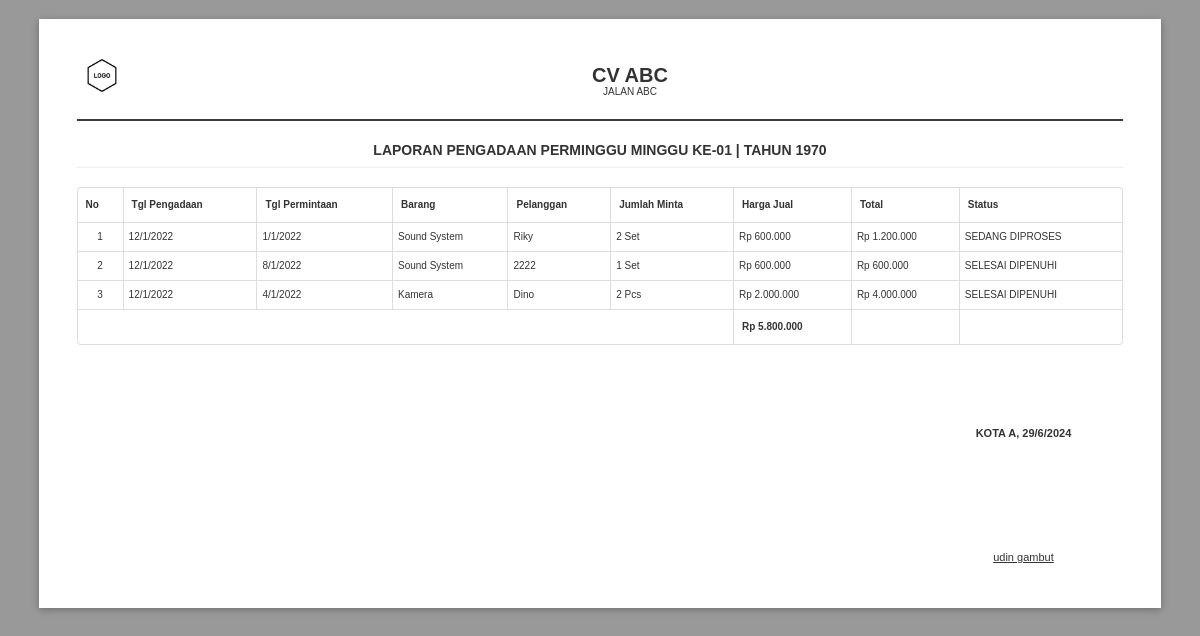
The app's page /laporan-pengadaan_perminggu.php with its own data.
### tables this page shows
CREATE TABLE `pengadaan` (
  `id` int(11) NOT NULL,
  `tgl_pengadaan` date NOT NULL,
  `permintaan_id` int(11) NOT NULL,
  `status` varchar(250) NOT NULL,
  `ket` text DEFAULT NULL,
  `foto` varchar(250) DEFAULT NULL
);

CREATE TABLE `permintaan` (
  `id` int(11) NOT NULL,
  `pelanggan_id` int(11) DEFAULT NULL,
  `barang_id` int(11) DEFAULT NULL,
  `tgl_permintaan` date DEFAULT NULL,
  `jumlah_minta` int(11) DEFAULT NULL,
  `ket` text DEFAULT NULL,
  `total_permintaan` varchar(150) DEFAULT NULL
);

CREATE TABLE `daftar_barang` (
  `id` int(11) NOT NULL,
  `nama` varchar(100) DEFAULT NULL,
  `harga_beli` varchar(50) NOT NULL,
  `harga_jual` varchar(50) DEFAULT NULL,
  `satuan` varchar(50) DEFAULT NULL
);

CREATE TABLE `pelanggan` (
  `id` int(11) NOT NULL,
  `kode` varchar(50) DEFAULT NULL,
  `nik` varchar(150) DEFAULT NULL,
  `nama` varchar(150) DEFAULT NULL,
  `alamat` text DEFAULT NULL,
  `hp` varchar(18) DEFAULT NULL,
  `username` varchar(50) DEFAULT NULL,
  `password` varchar(50) DEFAULT NULL,
  `verifikasi` enum('sudah_verifikasi','waiting','data_tidak_valid') DEFAULT NULL,
  `email` varchar(100) DEFAULT NULL,
  `tgl_daftar` date DEFAULT NULL,
  `jenkel` enum('Pria','Wanita') NOT NULL
);

CREATE TABLE `pengaturan` (
  `id` int(11) NOT NULL,
  `ttd` varchar(150) DEFAULT NULL
);

### koneksi.php (called while the page is built, shortened)
<?php
function format_tanggal($waktu)
{
    $hari_array = array(
        'Minggu',
        'Senin',
        'Selasa',
        'Rabu',
        'Kamis',
        'Jumat',
        'Sabtu'
    );
    $hr = date('w', strtotime($waktu));
    $tanggal = date('j', strtotime($waktu));
    $bulan_array = array(
        1 => 'Januari',
        2 => 'Februari',
        3 => 'Maret',
        4 => 'April',
        5 => 'Mei',
        6 => 'Juni',
        7 => 'Juli',
        8 => 'Agustus',
        9 => 'September',
        10 => 'Oktober',
        11 => 'November',
        12 => 'Desember',
    );
    $bl = date('n', strtotime($waktu));
    $tahun = date('Y', strtotime($waktu));
    return "$tanggal/$bl/$tahun";
}
function rupiah($uang) {
    $uang_dot = str_replace(".", "", $uang);
    $rupiah = number_format($uang_dot, 0, ",", ".");
    return $rupiah;
}

### laporan-pengadaan_perminggu.php (the view, shortened to what this page needs)
<!DOCTYPE html>
<html lang="en">
<head>
  <link rel="stylesheet" href="assets/dist/css/normalize.min.css">
  <link rel="stylesheet" href="assets/dist/css/paper.css">
  <link rel="stylesheet" href="assets/dist/css/bs.css">
</head>
<body class="A4 landscape">
     <?php
$week = date("Y-m-d", strtotime($_GET['tgl']));
     ?>
  <section class="sheet padding-10mm" style="height: auto;font-size: 10px;">
    <img src="assets/gambar/logo.png" style="width: 50px;float: left;margin-right: 10px;"  class="text-center">
    <h1 class="text-center" style="margin-bottom: -10px;">CV ABC</h1>
    <p class="text-center" style="margin-bottom: 0px;">JALAN ABC</p>
    <br>
    <div style="width: 100%;height: 2px;background-color: #3d3d3d;-webkit-print-color-adjust: exact;"></div>
      <h4 class="text-center">LAPORAN PENGADAAN PERMINGGU MINGGU KE-<?= date("W", strtotime($_GET['tgl']));  ?> | TAHUN <?= date("Y", strtotime($_GET['tgl']));  ?></h4>
        <hr>
        <table class="table table-bordered"  id="example2">
          <thead>
            <tr style="white-space: nowrap !important;">
              <th>No</th>
              <th>Tgl Pengadaan</th>
              <th>Tgl Permintaan</th>
              <th>Barang</th>
              <th>Pelanggan</th>
              <th>Jumlah Minta</th>
              <th>Harga Jual</th>
              <th>Total</th>
              <th>Status</th>
            </tr>
          </thead>
          <tbody>
            <?php
              include('koneksi.php');
              $datas = mysqli_query($koneksi, "select pengadaan.*, daftar_barang.nama, daftar_barang.satuan, daftar_barang.harga_jual, permintaan.jumlah_minta,permintaan.total_permintaan,permintaan.tgl_permintaan, pelanggan.nama as nama_pel from pengadaan JOIN permintaan ON permintaan.id = pengadaan.permintaan_id JOIN daftar_barang ON daftar_barang.id = permintaan.barang_id JOIN pelanggan ON pelanggan.id = permintaan.pelanggan_id where pengadaan.tgl_pengadaan > DATE_SUB('$week', INTERVAL 1 WEEK) group by pengadaan.id") or die(mysqli_error($koneksi));
              $no = 1;
               $sum = 0;
              while($row = mysqli_fetch_assoc($datas)) {
            ?>
         <tr style="white-space: nowrap !important;">
            <td style="text-align:center;"><?= $no; ?></td>
            <td><?=  format_tanggal($row['tgl_pengadaan']); ?></td>
            <td><?=  format_tanggal($row['tgl_permintaan']); ?></td>
            <td><?= $row['nama']; ?></td>
            <td><?= $row['nama_pel']; ?></td>
            <td><?= $row['jumlah_minta']; ?> <?= $row['satuan']; ?></td>
            <td>Rp <?= rupiah($row['harga_jual']); ?></td>
            <td>Rp <?= rupiah($row['total_permintaan']); ?></td>
            <td><?= $row['status']; ?></td>
          </tr>
            <?php $no++; $sum += $row['total_permintaan'];} ?>
          <tr>
            <td colspan="6"></td>
            <th >Rp  <?= rupiah($sum); ?></th>
            <td></td>
            <td></td>
          </tr>
          </tbody>
        </table>
<table style="width: 200px;font-size: 11px;float:right;margin-top: 60px;">
                    <tr>
                      <th colspan="2">KOTA A, <?= format_tanggal(date('Y-m-d')); ?></th>
                    </tr>
                    <tr style="height: 100px;">
                      <td style="width: 50%">
                      </td>
                    </tr>
                    <tr>
                      <td>
                        <span style="text-decoration: underline;"><?php $data_ttd   = mysqli_query($koneksi, "select * from pengaturan where id = '1'");
                   $row_ttd  = mysqli_fetch_assoc($data_ttd);
                   ?>
                   <?= $row_ttd['ttd']; ?></span>
                        <br>
                      </td>
                    </tr>
                </table>
  </section>
</body>
</html>

### laporan-pengadaan_perminggu.php (style rules this page uses)
body { background-color: #999; }
* { font-family: "Arial"; }
.text-center { text-align: center; }
h1 { font-size: 20px; }
h4 { margin-top: 20px; text-transform: uppercase; margin-bottom: -10px; }
td { padding: 5px !important; text-align: center; vertical-align: middle !important; }

### records on screen
pengadaan: tgl_pengadaan "12/1/2022", permintaan.tgl_permintaan "1/1/2022", daftar_barang.nama "Sound System", pelanggan.nama "Riky", permintaan.jumlah_minta "2", daftar_barang.satuan "Set", daftar_barang.harga_jual "600.000", permintaan.total_permintaan "1.200.000", status "SEDANG DIPROSES"
pengadaan: tgl_pengadaan "12/1/2022", permintaan.tgl_permintaan "8/1/2022", daftar_barang.nama "Sound System", pelanggan.nama "2222", permintaan.jumlah_minta "1", daftar_barang.satuan "Set", daftar_barang.harga_jual "600.000", permintaan.total_permintaan "600.000", status "SELESAI DIPENUHI"
pengadaan: tgl_pengadaan "12/1/2022", permintaan.tgl_permintaan "4/1/2022", daftar_barang.nama "Kamera", pelanggan.nama "Dino", permintaan.jumlah_minta "2", daftar_barang.satuan "Pcs", daftar_barang.harga_jual "2.000.000", permintaan.total_permintaan "4.000.000", status "SELESAI DIPENUHI"
pengaturan: ttd "udin gambut"

### other values on screen
date("W", strtotime($_GET['tgl'])) "01"
date("Y", strtotime($_GET['tgl'])) "1970"
rupiah($sum) "5.800.000"
